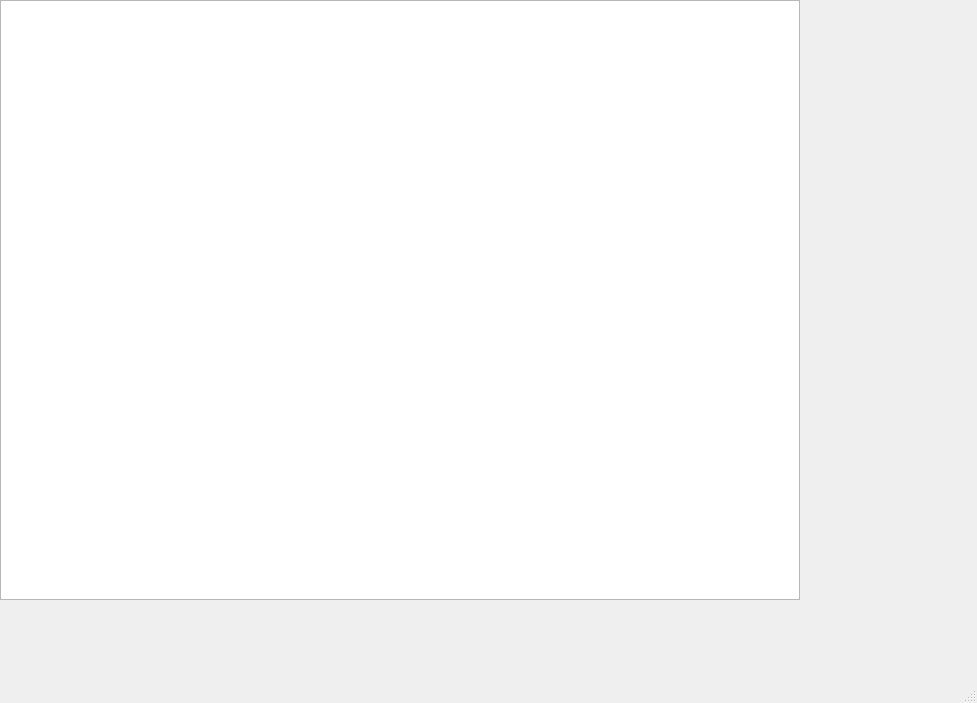
<?xml version="1.0" encoding="UTF-8"?>
<ui version="4.0">
 <class>MainWindow</class>
 <widget class="QMainWindow" name="MainWindow">
  <property name="geometry">
   <rect>
    <x>0</x>
    <y>0</y>
    <width>977</width>
    <height>703</height>
   </rect>
  </property>
  <property name="windowTitle">
   <string>MainWindow</string>
  </property>
  <widget class="QWidget" name="centralwidget">
   <widget class="QGraphicsView" name="graphs">
    <property name="geometry">
     <rect>
      <x>0</x>
      <y>0</y>
      <width>800</width>
      <height>600</height>
     </rect>
    </property>
   </widget>
  </widget>
  <widget class="QMenuBar" name="menubar">
   <property name="geometry">
    <rect>
     <x>0</x>
     <y>0</y>
     <width>977</width>
     <height>22</height>
    </rect>
   </property>
  </widget>
  <widget class="QStatusBar" name="statusbar"/>
 </widget>
 <resources/>
 <connections/>
</ui>
